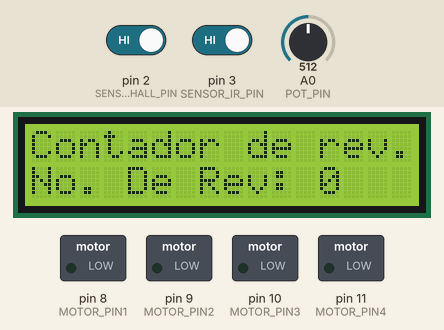
This sketch was run on a simulated Arduino Uno, built with avr-gcc and run on an emulated ATmega328P. Shown: 16×2 character LCD, switched loads named in the sketch (green lamp = pin HIGH). The inputs (shaded band) are chosen by the test bench; at power-on: pin 3 (SENSOR_IR_PIN) HIGH, A0 (POT_PIN) = 512, pin 2 (SENSOR_HALL_PIN) HIGH.

Above: at 1.2 s.
1.3 s: pin 3 (SENSOR_IR_PIN) driven LOW
3.0 s: A0 (POT_PIN) set to 500
At 4.1 s:
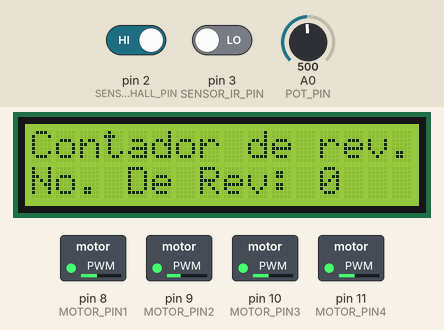
6.0 s: A0 (POT_PIN) set to 716
At 6.83 s:
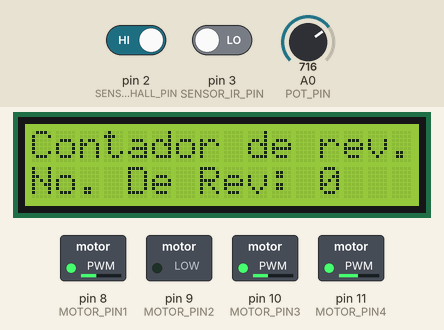
9.0 s: pin 2 (SENSOR_HALL_PIN) driven LOW
At 9.83 s:
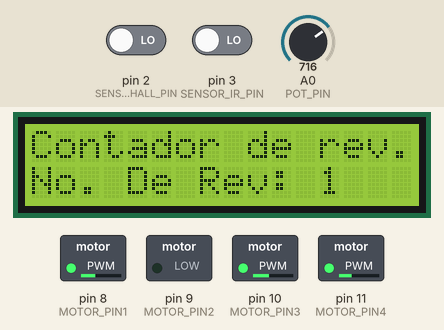
At 10.73 s:
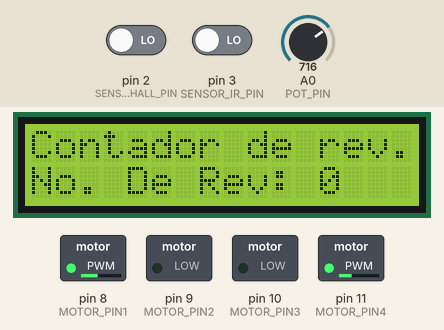
12.0 s: A0 (POT_PIN) set to 1005
15.0 s: A0 (POT_PIN) set to 1023
Timing chart, 0 to 21.8 s (numbered marks = the images above; inputs shaded):
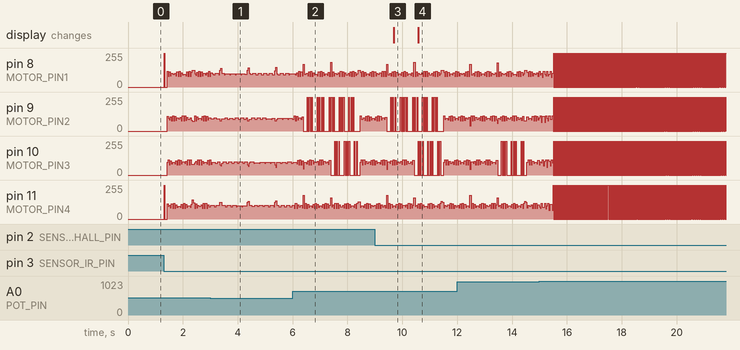

Measured:
- the behaviour switches between 512 and 511 on A0 (POT_PIN) (found by bisection; images 0 and 1)
- after the input at 9.0 s, the display: changes after 0.69 s (image 3)

The sketch:

Motor.ino
```cpp
#include <Wire.h>
#include <LiquidCrystal_I2C.h>

#define SENSOR_HALL_PIN 2
#define SENSOR_IR_PIN 3
#define POT_PIN A0
#define MOTOR_PIN1 8
#define MOTOR_PIN2 9
#define MOTOR_PIN3 10
#define MOTOR_PIN4 11


#define LCD_ADDR 0x27
#define LCD_ROWS 2
#define LCD_COLS 16
LiquidCrystal_I2C pantalla(LCD_ADDR, LCD_COLS, LCD_ROWS);


unsigned int lecturaPot;
unsigned long cuentaRevoluciones = 0;
unsigned long tiempoPrevio = 0;
bool estadoHall = false;
bool estadoIR = false;
volatile bool bandera = false;

int pasosMotor[8][4] = {
  {1, 0, 0, 0},
  {1, 1, 0, 0},
  {0, 1, 0, 0},
  {0, 1, 1, 0},
  {0, 0, 1, 0},
  {0, 0, 1, 1},
  {0, 0, 0, 1},
  {1, 0, 0, 1}
};

unsigned int leerADC(int pin) {
  return analogRead(pin);
}

void interrupcionHall() {
  cuentaRevoluciones++;
  bandera = true;
}

void setup() {

  Serial.begin(9600);


  pinMode(SENSOR_HALL_PIN, INPUT);
  pinMode(SENSOR_IR_PIN, INPUT);
  pinMode(MOTOR_PIN1, OUTPUT);
  pinMode(MOTOR_PIN2, OUTPUT);
  pinMode(MOTOR_PIN3, OUTPUT);
  pinMode(MOTOR_PIN4, OUTPUT);

  attachInterrupt(digitalPinToInterrupt(SENSOR_HALL_PIN), interrupcionHall, FALLING);


  pantalla.init();
  pantalla.backlight();
  pantalla.setCursor(0, 0);
  pantalla.print("Contador de rev.");


  tiempoPrevio = millis();
}

void loop() {

  estadoIR = digitalRead(SENSOR_IR_PIN);

  if (estadoIR == LOW) {

    lecturaPot = leerADC(POT_PIN);
    int velocidadMotor = map(lecturaPot, 0, 1023, 1, 3);


    for (int i = 0; i < 8; i++) {
      digitalWrite(MOTOR_PIN1, pasosMotor[i][0]);
      digitalWrite(MOTOR_PIN2, pasosMotor[i][1]);
      digitalWrite(MOTOR_PIN3, pasosMotor[i][2]);
      digitalWrite(MOTOR_PIN4, pasosMotor[i][3]);
      delay(velocidadMotor);
    }

    if (millis() - tiempoPrevio >= 1000) {
      tiempoPrevio = millis();
      pantalla.setCursor(0, 1);
      pantalla.print("No. De Rev: ");
      pantalla.print(cuentaRevoluciones);
      pantalla.print("    ");
      cuentaRevoluciones = 0;
    }
  } else {
    digitalWrite(MOTOR_PIN1, LOW);
    digitalWrite(MOTOR_PIN2, LOW);
    digitalWrite(MOTOR_PIN3, LOW);
    digitalWrite(MOTOR_PIN4, LOW);
    pantalla.setCursor(0, 1);
    pantalla.print("No. De Rev: 0   ");
  }
}
```
